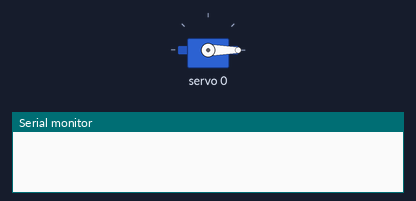
Bench run of a program on a simulated Arduino Uno, built with avr-gcc and run on an emulated ATmega328P. Shown: servo, the last lines printed to the serial monitor.

Above: at 0.1 s.
At 1.36 s:
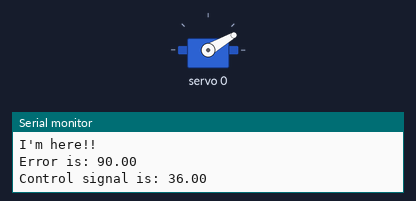
At 2.27 s:
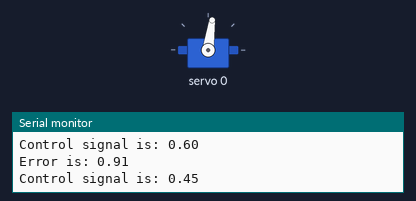
Timing chart, 0 to 3.9 s (numbered marks = the images above):
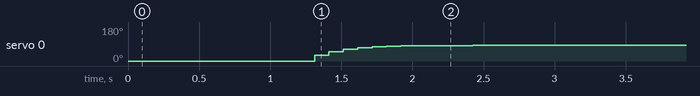

Measured:
- by itself, servo 0: moves from 0° to 83° over 1.1 s

The program:

main.cpp
```cpp
#include <Arduino.h>
#include <Adafruit_PWMServoDriver.h>
#include <Adafruit_BusIO_Register.h>
#include <Wire.h>
#include <math.h>


// called this way, it uses the default address 0x40
Adafruit_PWMServoDriver pwm = Adafruit_PWMServoDriver();

// Depending on your servo make, the pulse width min and max may vary, you
// want these to be as small/large as possible without hitting the hard stop
// for max range. You'll have to tweak them as necessary to match the servos you
// have!
#define SERVOMIN  100 // This is the 'minimum' pulse length count (out of 4096)
#define SERVOMAX  475 // This is the 'maximum' pulse length count (out of 4096)
#define USMIN  600 // This is the rounded 'minimum' microsecond length based on the minimum pulse of 150
#define USMAX  2400 // This is the rounded 'maximum' microsecond length based on the maximum pulse of 600
#define SERVO_FREQ 50 // Analog servos run at ~50 Hz updates

// our servo # counter
uint8_t servonum = 0;
long previousTime;

// put function declarations here:
void linearControl(int angleResolution,int startingAngle,int finalAngle,int timePerClock);
void write(int servo_num, int angle);
void quintic(int startingAngle, int finalAngle, int interpolation_time);
void pid(int, int);

void setup() {
  Serial.println("8 channel Servo test!");

  pwm.begin();
  /*
   * In theory the internal oscillator (clock) is 25MHz but it really isn't
   * that precise. You can 'calibrate' this by tweaking this number until
   * you get the PWM update frequency you're expecting!
   * The int.osc. for the PCA9685 chip is a range between about 23-27MHz and
   * is used for calculating things like writeMicroseconds()
   * Analog servos run at ~50 Hz updates, It is importaint to use an
   * oscilloscope in setting the int.osc frequency for the I2C PCA9685 chip.
   * 1) Attach the oscilloscope to one of the PWM signal pins and ground on
   *    the I2C PCA9685 chip you are setting the value for.
   * 2) Adjust setOscillatorFrequency() until the PWM update frequency is the
   *    expected value (50Hz for most ESCs)
   * Setting the value here is specific to each individual I2C PCA9685 chip and
   * affects the calculations for the PWM update frequency.
   * Failure to correctly set the int.osc value will cause unexpected PWM results
   */
  pwm.setOscillatorFrequency(27000000);
  pwm.setPWMFreq(SERVO_FREQ);  // Analog servos run at ~50 Hz updates

  delay(10);
  Serial.begin(9600);
  write(0, 0);
  delay(200);
}

#define TIMEPERCLOCK 500
#define ANGLERESOLUTION 10
#define STARTINGANGLE 0
#define FINALANGLE 180

int loop_count = 0;

void loop() {
  delay(1000);
  if (loop_count == 0)
  {
    loop_count++;
    pid(0, 90);
  }
}

// a = delta theta / time in seconds
void linearControl(int angleIncrimint, int startingAngle, int finalAngle, int timeIncrimint){

  int goalTheta = startingAngle;
  previousTime = millis();

   while(goalTheta <= finalAngle){
    if((((millis() - previousTime) >= timeIncrimint) ? previousTime = millis() : 0) ){ // if dt is correct
      write(0, goalTheta);
      Serial.println(goalTheta);
      goalTheta += angleIncrimint;
    }

  }

  // delay(1000);
}


void write(int servo_num, int angle) {

  int pulse = map(angle, 0, 180, SERVOMIN, SERVOMAX);
  // Serial.println(pulse);
  pwm.setPWM(servo_num, 0, pulse);
}

void quintic(int start_theta, int final_theta, int interpolation_time) {

}

void pid(int start_theta, int final_theta) {
  Serial.println("I'm here!!");
  float error = -1;
  float current_angle = start_theta;
  float error_dt = -1;
  float prev_error = 0;
  float error_sum = 0;
  float kp = 0.4;
  float ki = 0.1;
  float kd = 0;

  long time_start = millis();

  while (current_angle < final_theta) {
    error = final_theta - current_angle;

    if (millis() - time_start >= 100) {
      Serial.print("Error is: ");
      Serial.println(error);

      error_dt = error - prev_error;
      prev_error = error;

      if(abs(error) < 1) {
        error_sum += error;
      }

      float utility = kp * error + ki * error_sum;  // angle we want to increment by
      Serial.print("Control signal is: ");
      Serial.println(utility);

      current_angle += utility;

      // Move the motor
      write(0, current_angle);  // Assuming this function sends step commands to the motor
      time_start = millis();
    }
  }

  Serial.println("I'm out of here");
}


// void loop() {
//   // Drive each servo one at a time using setPWM()
//   Serial.println(servonum);
//   for (uint16_t pulselen = SERVOMIN; pulselen < SERVOMAX; pulselen++) {
//     pwm.setPWM(servonum, 0, pulselen);
//     delay(10);
//   }

//   delay(500);
//   for (uint16_t pulselen = SERVOMAX; pulselen > SERVOMIN; pulselen--) {
//     pwm.setPWM(servonum, 0, pulselen);
//     delay(10);
//   }

//   delay(500);

// }
```
